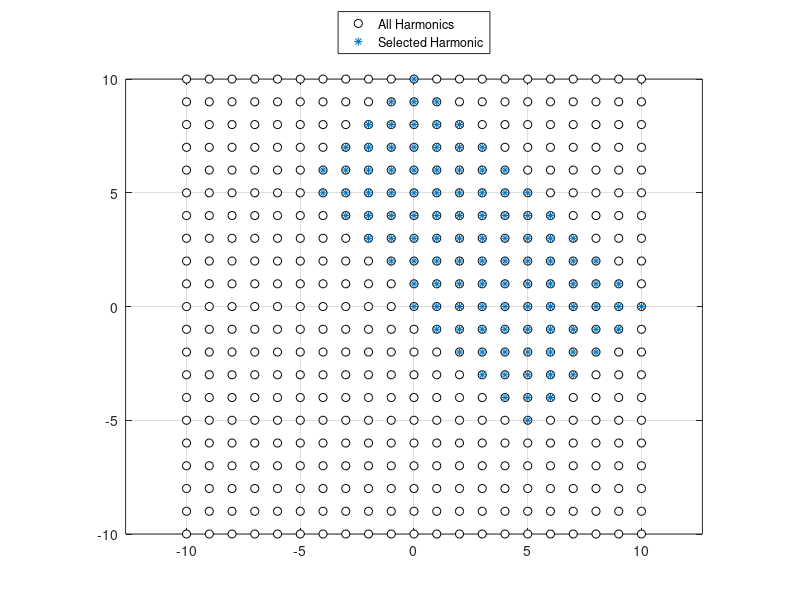

This chart was generated by the following MATLAB code: (Note: this script raises an error after producing the figure.)
%QPHB for a duffing oscillator
clc
clear all
addpath('../ROUTINES/')
addpath('../ROUTINES/SOLVERS/')
addpath('../ROUTINES/HARMONIC/')
addpath('../ROUTINES/TRANSIENT/')
addpath('../ROUTINES/QUASIPERIODIC')

anim = false; 

%%
m = 1;
c = 0.5;
k = 4;
bt = 0.15;   % 0.5
fnl = @(t,u,ud) deal(bt*u.^3, 3*bt*u.^2, zeros(size(u)));
% fnl = @(t,u,ud) deal(bt*u.^3 + c*ud, 3*bt*u.^2, c*ones(size(u)));

Nc = 2;  % Number of components
Nhmax = 10;  % Number of harmonics
%% Harmonic Selection
hall = cell(1, Nc);
[hall{:}] = ndgrid(-Nhmax:Nhmax);
hall = cell2mat(cellfun(@(c) c(:), hall, 'UniformOutput', false));
h = hall(sum(abs(hall),2)<=Nhmax & sum(hall,2)>=0,:);
% h = hall(abs(sum(hall,2))<=Nhmax & sum(hall,2)>=0,:);

h(sum(h,2)==0 & h(:,1)<=0, :) = [];
h = [zeros(1,Nc); h];

figure(1)
clf()
plot(hall(:,1), hall(:,2), 'ko', 'MarkerFaceColor', 'w'); hold on
plot(h(:,1), h(:,2), '*'); hold on
grid on
axis equal
legend('All Harmonics', 'Selected Harmonic', 'Location', 'northoutside')

%% Setup Model
GM = MDOFGEN(m, k, c, 1.0);
GM = GM.SETNLFUN(1+3, 1.0, fnl);

%% Forcing
% ws = [pi sqrt(2)];
ws = [sqrt(k/m) pi.^(1:Nc-1)];
% rng(1);
% hid = randi(length(h)-1,2,1)
% hid = [1; 2];

hid = [find(h(:,1)==0 & h(:,2)==1); find(h(:,1)==1 & h(:,2)==0)]-1;
hfrc = h(1+hid, :);

amps = 20*ones(size(hid));  % 20
fext = @(t) cos(t(:).*(hfrc*ws(:))')*amps;

%% Transient simulation
T0 = 0;
T1 = 400;

fsamp = 60;

opts = struct('Display', 'waitbar');
[T, U, Ud, Udd] = GM.HHTAMARCH(T0, T1, 1/fsamp, 0, 0, fext, opts);

%%
Nhc = sum(all(h==0, 2)+2*any(h~=0, 2));

E = QPHARMONICSTIFFNESS(GM.M, GM.C, GM.K, ws, h);
Fl = zeros(Nhc, 1);
Fl(1+(hid-1)*2+1) = amps;

D1 = QPHARMONICSTIFFNESS(0, 1, 0, ws, h);  % Time derivative matrix

X0 = E\Fl;
Nt = 64;

% [R0, dR0] = GM.QPHBRESFUN([X0; 1], ws, Fl, h, Nt, eps);
% %%

% opt = struct('Display', true, 'ITMAX', 200);
% X = NSOLVE(@(U) GM.QPHBRESFUN([U; 1], ws, Fl, h, Nt, eps), X0, opt);

fopt = optimoptions('fsolve', 'SpecifyObjectiveGradient', true, 'Display', 'iter');
X = fsolve(@(U) GM.QPHBRESFUN([U; ws(:)], Fl, h, Nt, eps), X0, fopt);

Xd = D1*X;
Xdd = D1^2*X;
Ns = QPTIMEINTERP(T(:).*ws, h);
%%
figure(2)
clf()
plot(T, U, 'b-', 'LineWidth', 2)
grid on; hold on
% plot(T, Y, '.-');
plot(T, Ns*X, 'r-', 'LineWidth', 2)

figure(3)
clf()
plot(U, Ud, 'b-', 'LineWidth', 2); grid on; hold on
plot(Ns*X, Ns*Xd, 'r-', 'LineWidth', 1)

%% Torus
if Nc==2
    Nt = 64;
    x   = reshape(QPTIMETRANS(X, h, Nt), repmat(Nt, 1, Nc));
    xd  = reshape(QPTIMETRANS(D1*X, h, Nt), repmat(Nt, 1, Nc));
    xdd = reshape(QPTIMETRANS(D1^2*X, h, Nt), repmat(Nt, 1, Nc));
    
    x   = [x   x(:,1)  ; x(1,:)   x(1,1)];
    xd  = [xd  xd(:,1) ; xd(1,:)  xd(1,1)];
    xdd = [xdd xdd(:,1); xdd(1,:) xdd(1,1)];
    figure(4)
    clf()
    % plot3(x, xd, xdd, '-', 'LineWidth', 1)
    surf(x, xd, xdd, 'EdgeColor', 'r'); hold on
    plot3(U(1000:end), Ud(1000:end), Udd(1000:end), 'b-')
    grid on
end

%% Frequency Content
wndw = blackmanharris(length(T));

[frqs, uf] = FFTFUN(T', U'.*wndw);
[~, xf] = FFTFUN(T', (Ns*X).*wndw);

figure(5)
clf()
semilogy(frqs, abs(uf), 'b-'); hold on
% plot(frqs, abs(xf), 'r-')
stem(abs(h*ws(:)/2/pi), abs([X(1); X(2:2:end)+1j*X(3:2:end)]), 'filled', 'k')
xlabel('Frequency (Hz)')
ylabel('Amplitude')
xlim([0 5])

%% Animate
if Nc==2 && anim
    Nt = 64;
    x   = reshape(QPTIMETRANS(X, h, Nt), repmat(Nt, 1, Nc));
    xd  = reshape(QPTIMETRANS(D1*X, h, Nt), repmat(Nt, 1, Nc));
    xdd = reshape(QPTIMETRANS(D1^2*X, h, Nt), repmat(Nt, 1, Nc));
    
    x   = [x   x(:,1)  ; x(1,:)   x(1,1)];
    xd  = [xd  xd(:,1) ; xd(1,:)  xd(1,1)];
    xdd = [xdd xdd(:,1); xdd(1,:) xdd(1,1)];
    
    figure(4)
    clf()
    surf(x, xd, xdd, 'EdgeColor', 'r'); hold on
	plot3(U(1000:end), Ud(1000:end), Udd(1000:end), 'b-')
	grid on    
    xl = xlim; yl = ylim; 
    
    for ti=1:100:length(T)
        clf()
        % plot3(x, xd, xdd, '-', 'LineWidth', 1)
        surf(x, xd, xdd, 'EdgeColor', 'none', 'FaceAlpha', 1); hold on
        plot3(U(1:ti), Ud(1:ti), Udd(1:ti), '-', 'Color', [1 1 1]*0.6)
        plot3(U(ti), Ud(ti), Udd(ti), 'bo', 'MarkerFaceColor', 'b')
        grid on
        xlim(xl); ylim(yl);
        title(sprintf('Frame %d/%d', ti, length(T)))
        pause(0.01)
    end
end